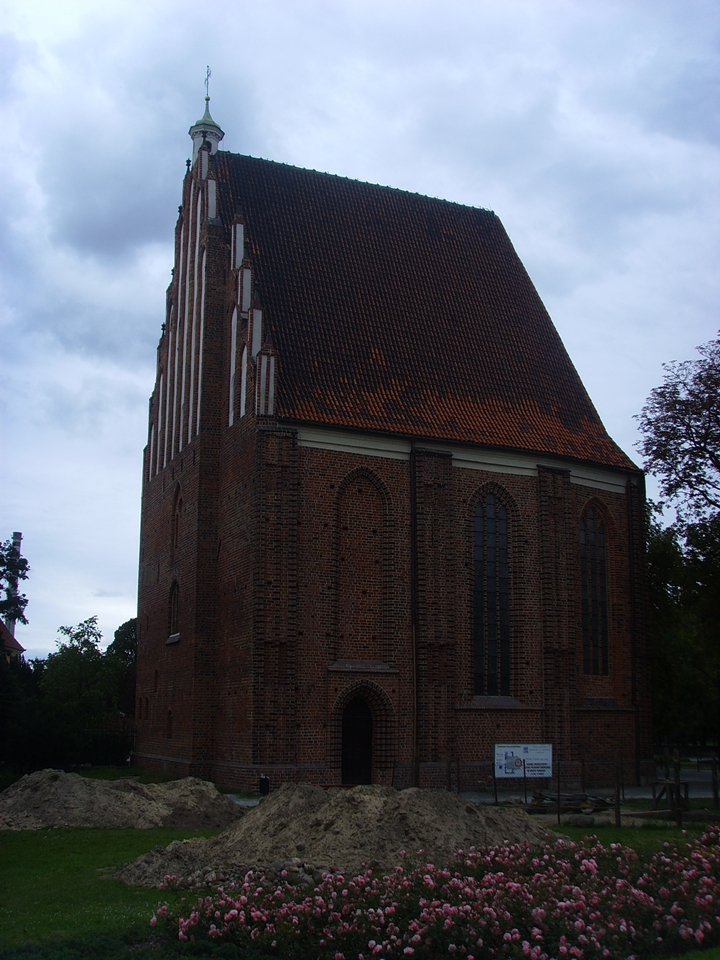
#> input picture 03.jpg, 720 x 960 px
$ python histogram_calculation.py
#> lines starting #> are read from the running program, lines starting #| are printed output that depends on the picture
"""
Created by Anurag at 14-10-2021
"""
import cv2
import numpy as np
import matplotlib.pyplot as plt


def manual_draw(input_img):
    count = [0.0] * 256
    w, h = input_img.shape
    for i in range(w):
        for j in range(h):
            count[input_img[i, j]] += 1
    return np.array(count)


def cumulative_sum(hist_aray):
    # [6 lines of commented-out code are left out]
    return [sum(hist_aray[:x+1]) for x in range(len(hist_aray))]


def manual_equalize(img):
    m, n = img.shape
    man_array = manual_draw(img)
    normalize_array = man_array/(m*n)
    cummulative_array = cumulative_sum(normalize_array)
    last_array = np.array(cummulative_array) * 255
    new_img = np.ones_like(img)
    for i in range(m):
        for j in range(n):
            new_img[i, j] = last_array[img[i, j]]
    return new_img, manual_draw(new_img)


if __name__ == '__main__':
    img = cv2.imread('03.jpg', 0)
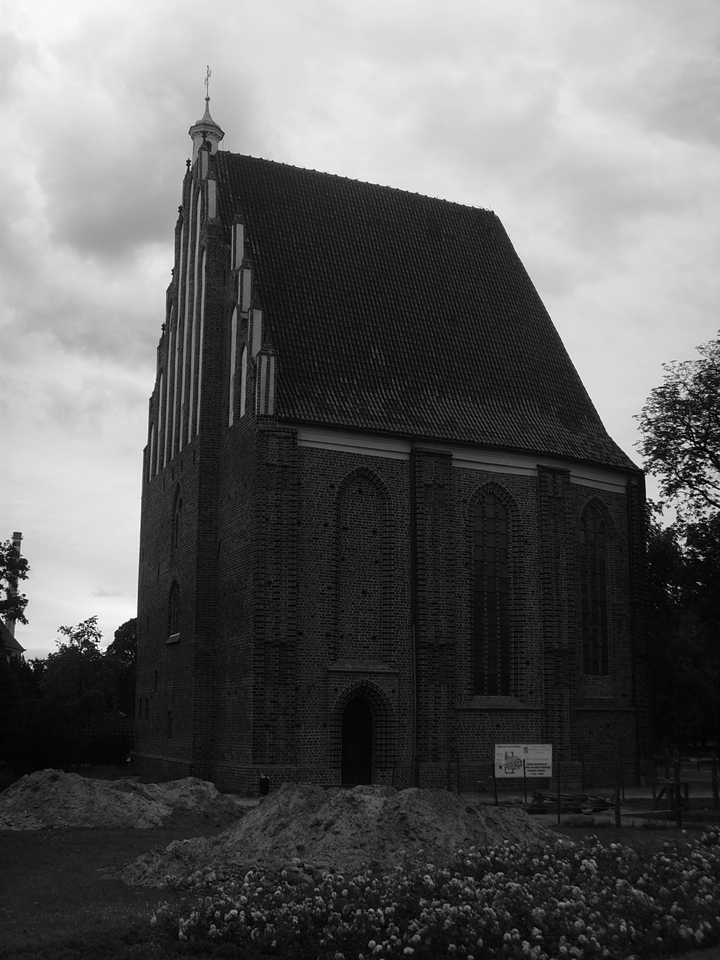
#> img: shape (960, 720); min 0, max 255, mean 94.3

    # manual histogram plot
    hist_manual = manual_draw(img)
#> hist_manual = 256 values, max 12791 at index 22, min 2 at index 252, mean 2700

    # manual equalized image and equalized array
    manual_equalize_img, equalize_array = manual_equalize(img)
#> in manual_equalize, `man_array = manual_draw(img)`: man_array has the same summary as hist_manual outside manual_equalize
#> in manual_equalize, `normalize_array = man_array/(m*n)`: normalize_array = 256 values, max 0.0185 at index 22, min 2.89e-06 at index 252, mean 0.00391
#> in manual_equalize, `cummulative_array = cumulative_sum(normalize_array)`: cummulative_array = 256 values from 0.000197 to 1
#> in manual_equalize, `last_array = np.array(cummulative_array) * 255`: last_array = 256 values from 0.0502 to 255
#> after the loop in manual_equalize, `for i in range(m):`:
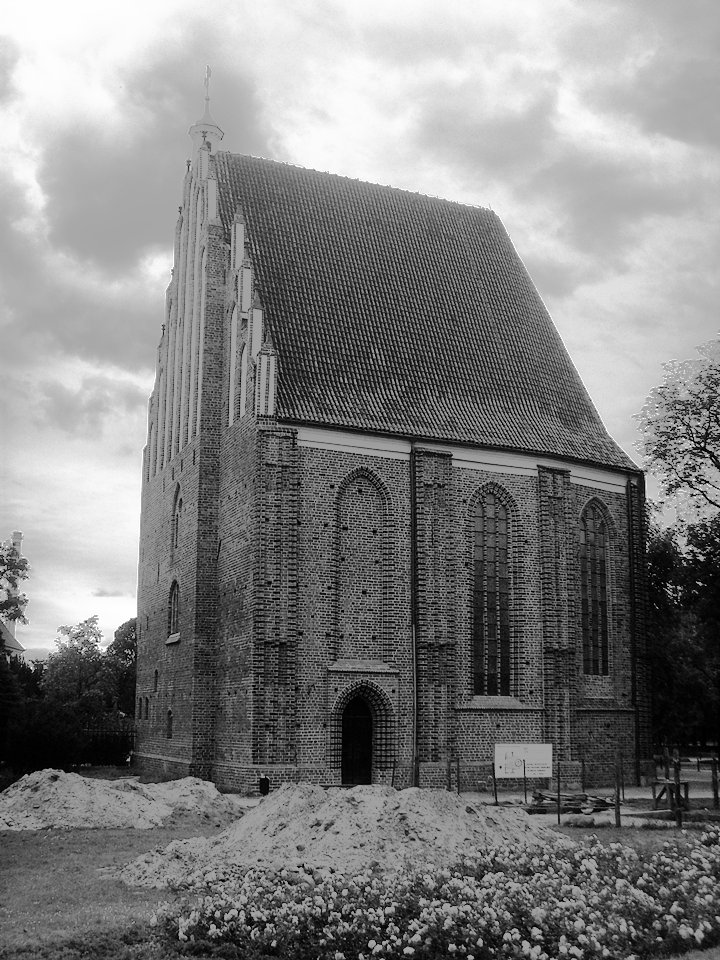
#> new_img: shape (960, 720); min 0, max 255, mean 128.3
#> equalize_array = 256 values, max 12791 at index 58, min 0 at index 4, mean 2700

    # opencv histogram equalization of image
    opencv_equalize_image = cv2.equalizeHist(img)


    plt.subplot(2, 3, 1)
    plt.imshow(img, cmap='gray')
    plt.title('Original image')

    plt.subplot(2, 3, 2)
    plt.hist(img.ravel(), 256, [0, 256])
    plt.title('Opencv histogram plot')

    plt.subplot(2, 3, 3)
    plt.plot(hist_manual)
    plt.title('manual histogram plot')
    plt.xlim(0, 255)

    plt.subplot(2, 3, 4)
    plt.plot(equalize_array)
    plt.title('manual histogram equalized plot')
    plt.xlim(0, 255)

    plt.subplot(2, 3, 5)
    plt.imshow(opencv_equalize_image, cmap='gray')
    plt.title('opencv_equalized_image')

    plt.subplot(2, 3, 6)
    plt.imshow(manual_equalize_img, cmap='gray')
    plt.title('manual_equalized_image')
    plt.show()
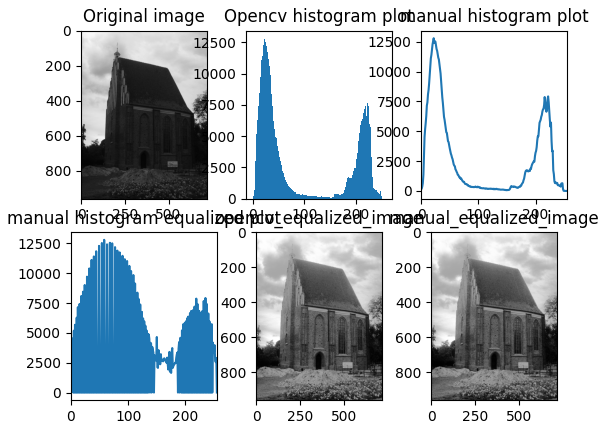
#> figure drawn by matplotlib, 6 panels; panel 2: tallest bar 12791 high, from x = 22 to 23; panel 3: curve peaks at x = 22, y = 12791; panel 4: curve peaks at x = 58, y = 12791
